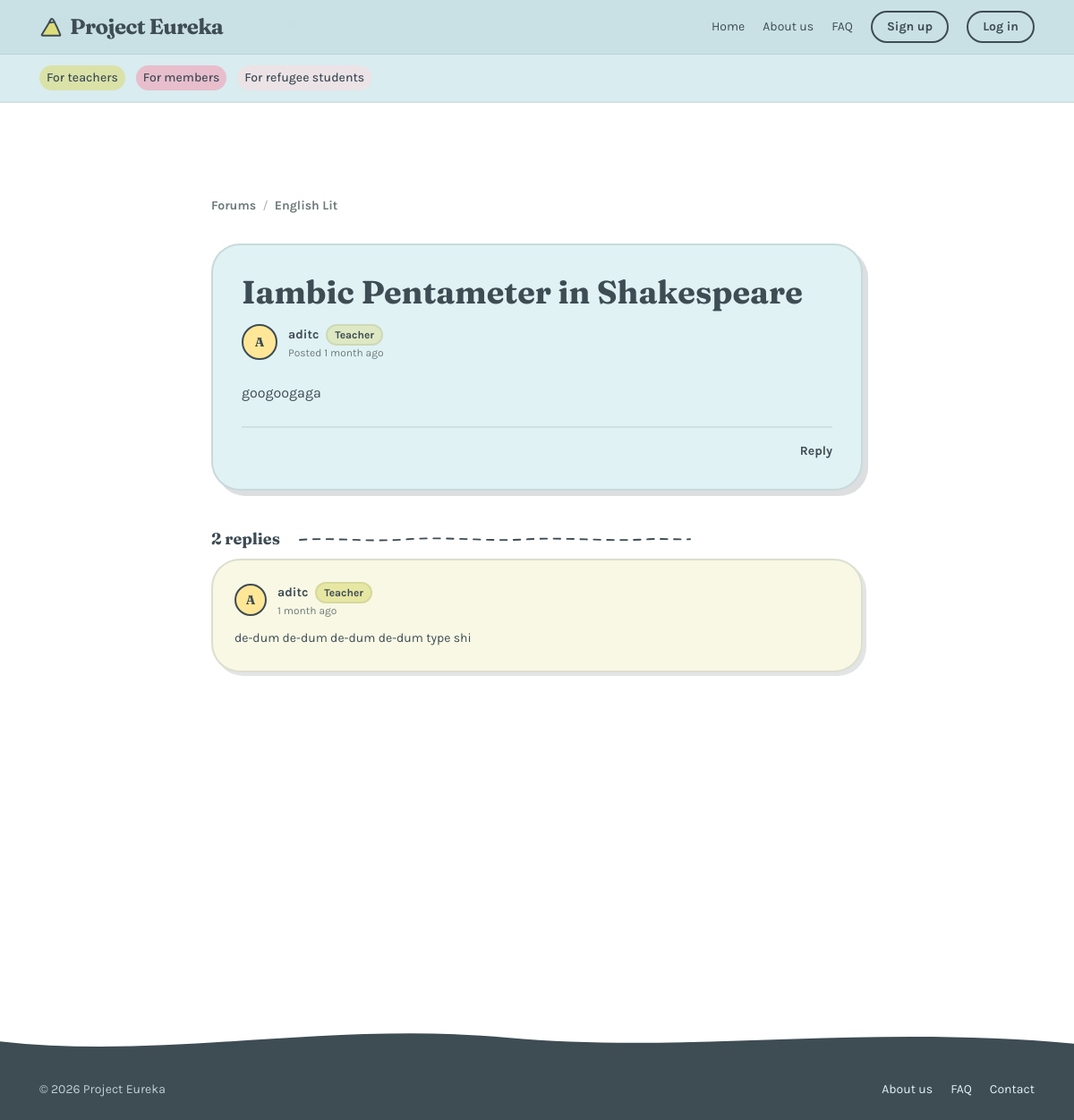
The page /forum/englit/6/ on the database its author committed.
### forum/models.py (models this page shows)
class Thread(models.Model):
    category = models.ForeignKey(Category, on_delete=models.CASCADE, related_name="threads")
    title = models.CharField(max_length=200)
    author = models.ForeignKey(settings.AUTH_USER_MODEL, on_delete=models.SET_NULL, null=True)
    body = models.TextField()  # the opening post's body lives on the thread
    created_at = models.DateTimeField(auto_now_add=True)
    updated_at = models.DateTimeField(auto_now=True)
    is_pinned = models.BooleanField(default=False)
    is_locked = models.BooleanField(default=False)

class Category(models.Model):
    name = models.CharField(max_length=80)
    slug = models.SlugField(unique=True)
    description = models.TextField(blank=True)
    order = models.PositiveIntegerField(default=0)  # for display order

class Reply(models.Model):
    thread = models.ForeignKey(Thread, on_delete=models.CASCADE, related_name="replies")
    author = models.ForeignKey(settings.AUTH_USER_MODEL, on_delete=models.SET_NULL, null=True)
    body = models.TextField()
    created_at = models.DateTimeField(auto_now_add=True)
    updated_at = models.DateTimeField(auto_now=True)

### core/models.py (models this page shows, shortened)
class User(AbstractUser):
    class Role(models.TextChoices):
        TEACHER = 'TEACHER', 'Teacher'
        CCA_MEMBER = 'CCA_MEMBER', 'CCA Member'
        REFUGEE_STUDENT = 'REFUGEE_STUDENT', 'Refugee Student'
        STUDENT = 'STUDENT', 'Student'
    email = models.EmailField(unique=True)
    username = models.CharField(max_length=50, unique=True)
    role = models.CharField(
        max_length=100,
        choices=Role.choices,
        default=Role.STUDENT,
        help_text="Select your user role"
    )

### forum/views.py (the view, shortened to what this page needs)
# urls.py: path("<slug:category_slug>/<int:thread_id>/", views.thread, name="thread"),
def thread(request, category_slug, thread_id):
    thread = get_object_or_404(Thread, pk=thread_id, category__slug=category_slug)
    return render(request, "forum/thread.html", {
        "thread": thread,
        "replies": thread.replies.order_by  ("created_at"),
    })

### forum/templates/forum/thread.html (shortened to what this page needs)
{% extends "base.html" %}
{% load i18n %}
{% block header %}{% include "partials/header.html" %}{% endblock %}
{% block content %}
<section class="mx-auto max-w-3xl px-5 pt-10 pb-4">
  <p class="reveal text-sm text-inksoft mb-4">
    <a href="{% url 'forum:index' %}" class="squiggle-link font-bold">{% translate "Forums" %}</a>
    <span class="mx-1 text-inksoft/60">/</span>
    <a href="{% url 'forum:category' thread.category.slug %}" class="squiggle-link font-bold">{{ thread.category.name }}</a>
  </p>
</section>
<section class="mx-auto max-w-3xl px-5 pb-4">
  <article class="reveal rounded-blob bg-cream border-2 border-ink/15 shadow-[6px_6px_0_0_rgba(62,76,84,0.18)] p-6 md:p-8">
    <h1 class="font-display text-3xl md:text-4xl font-bold leading-tight mb-4">{{ thread.title }}</h1>
    <div class="flex flex-wrap items-center gap-3 mb-6 text-sm">
      {% if thread.author %}
        <span class="grid place-items-center w-10 h-10 rounded-full {% if thread.author.role == 'TEACHER' %}bg-butter{% elif thread.author.role == 'REFUGEE_STUDENT' %}bg-blush{% else %}bg-mint{% endif %} border-2 border-ink font-display font-bold">{{ thread.author.username|first|upper }}</span>
        <div>
          <p class="flex items-center gap-2 flex-wrap">
            <span class="font-bold">{{ thread.author.username }}</span>
            <span class="rounded-full {% if thread.author.role == 'TEACHER' %}bg-mint/40{% elif thread.author.role == 'REFUGEE_STUDENT' %}bg-blush/40{% else %}bg-lilac/40{% endif %} border-2 border-ink/10 px-2 py-0.5 text-xs font-bold">{{ thread.author.get_role_display }}</span>
          </p>
          <p class="text-xs text-inksoft">{% translate "Posted" %} {{ thread.created_at|timesince }} {% translate "ago" %}</p>
        </div>
      {% else %}
        <span class="italic text-inksoft">{% translate "Deleted user" %}</span>
      {% endif %}
    </div>
    <div class="prose prose-ink max-w-none leading-relaxed">
      {{ thread.body|linebreaks }}
    </div>
    <div class="flex flex-wrap items-center gap-3 mt-6 pt-4 border-t-2 border-ink/10">
      <a href="#reply-form" class="ml-auto squiggle-link text-sm font-bold">{% translate "Reply" %}</a>
    </div>
  </article>
</section>
<section class="mx-auto max-w-3xl px-5 pt-6 pb-2">
  <div class="reveal flex items-center gap-4">
    <h2 class="font-display text-lg font-bold">
    </h2>
    <svg viewBox="0 0 600 14" class="flex-1 max-w-md" aria-hidden="true">
      <path d="M8 8 C 60 4 110 12 170 7 C 230 3 290 11 350 7 C 410 4 470 11 530 7 C 555 6 575 8 592 7" fill="none" stroke="#3E4C54" stroke-width="2.5" stroke-linecap="round" stroke-dasharray="10 10"/>
    </svg>
  </div>
</section>
<section class="mx-auto max-w-3xl px-5 pb-8">
  <ol class="space-y-4">
    {% for reply in replies %}
      <li class="reveal">
        <article class="rounded-blob {% if reply.author.role == 'TEACHER' %}bg-mint/20{% else %}bg-cream{% endif %} border-2 border-ink/15 shadow-[4px_4px_0_0_rgba(62,76,84,0.15)] p-5 md:p-6">
          <div class="flex flex-wrap items-center gap-3 mb-3 text-sm">
            {% if reply.author %}
              <span class="grid place-items-center w-9 h-9 rounded-full {% if reply.author.role == 'TEACHER' %}bg-butter{% elif reply.author.role == 'REFUGEE_STUDENT' %}bg-blush{% else %}bg-mint{% endif %} border-2 border-ink font-display font-bold">{{ reply.author.username|first|upper }}</span>
              <div>
                <p class="flex items-center gap-2 flex-wrap">
                  <span class="font-bold">{{ reply.author.username }}</span>
                  <span class="rounded-full {% if reply.author.role == 'TEACHER' %}bg-mint/60{% elif reply.author.role == 'REFUGEE_STUDENT' %}bg-blush/40{% else %}bg-lilac/40{% endif %} border-2 border-ink/10 px-2 py-0.5 text-xs font-bold">{{ reply.author.get_role_display }}</span>
                </p>
                <p class="text-xs text-inksoft">{{ reply.created_at|timesince }} {% translate "ago" %}</p>
              </div>
            {% else %}
              <span class="italic text-inksoft">{% translate "Deleted user" %}</span>
            {% endif %}
          </div>
          <div class="prose prose-ink max-w-none leading-relaxed text-sm">
            {{ reply.body|linebreaks }}
          </div>
        </article>
      </li>
    {% empty %}
      <li class="text-center text-inksoft italic py-8">
        {% translate "No replies yet. Be the first to respond!" %}
      </li>
    {% endfor %}
  </ol>
</section>
<section id="reply-form" class="mx-auto max-w-3xl px-5 pb-16 pt-4">
</section>
{% endblock %}

### static/css/eureka.css (style rules this page uses)
html { scroll-behavior: smooth; }
body { font-family: 'Karla', sans-serif; }
.font-display { font-family: 'Fraunces', serif; }
.squiggle-link { position: relative; text-decoration: none; }
.squiggle-link::after { content: ""; position: absolute; left: 0; right: 0; bottom: -4px; height: 6px; background-size: 60px 6px; opacity: 0; transition: opacity .2s ease; }
.reveal { opacity: 0; transform: translateY(18px); transition: opacity .6s ease, transform .6s ease; }
.reveal.in { opacity: 1; transform: none; }
:root { --sidebar-w: 244px; --sidebar-w-collapsed: 68px; }

### rows shown on the page
Thread: category.name "English Lit", title "Iambic Pentameter in Shakespeare", author.username|first "A", author.username "aditc", author.role "Teacher", created_at "1 month", body "googoogaga"
Reply: author.username|first "A", author.username "aditc", author.role "Teacher", created_at "1 month", body "de-dum de-dum de-dum de-dum type shi"
